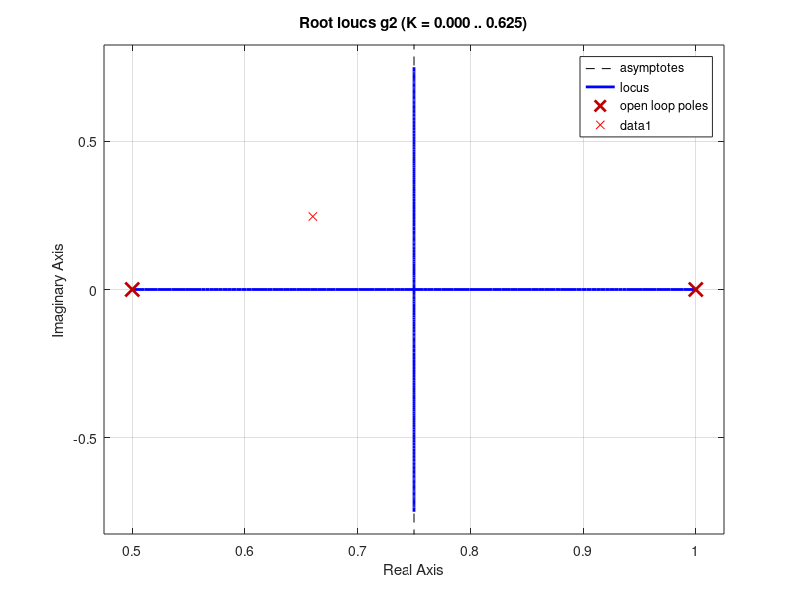

The MATLAB script that drew this image:
ts2 = 0.1;
g2 = tf(1,[1 -1.5 0.5] , ts2)
figure();
rlocus(g2)
grid on;
hold on;
ks = 0.7;
wn = 5;

x = -ks*wn
y = wn*sqrt(1-ks^2)
s = x + i*y
zg = exp(s*ts2)

plot(zg,'rx')

p1 = 1;
p2 = 0.5;
theta1 = rad2deg(angle(zg-p1))
theta2 = rad2deg(angle(zg-p2))
remangle = theta1 + theta2 - 180

thetazc = 90
thetapc = thetazc - remangle
% 
% pc = 0.6602 - (0.2463/tan(deg2rad(thetapc)))
% zc = 0.6602 - (0.2463/tan(deg2rad(thetazc)))
% 
% gc = tf([1 -zc],[1 -pc],0.1)
% 
% hold off;
% figure();
% rlocus(gc*g2);
% hold on;
% plot(zg,'rx');
% 
% a1 = abs(zg-p1)
% a2 = abs(zg-p2)
% a3 = abs(zg-pc)
% 
% b = abs(zg-zc)
% kc = (a1*a2*a3)/b